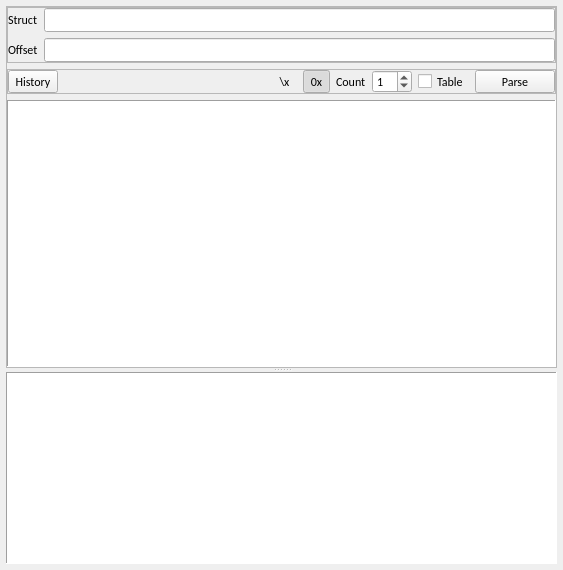
<?xml version="1.0" encoding="UTF-8"?>
<ui version="4.0">
 <class>Form</class>
 <widget class="QWidget" name="Form">
  <property name="geometry">
   <rect>
    <x>0</x>
    <y>0</y>
    <width>563</width>
    <height>570</height>
   </rect>
  </property>
  <property name="font">
   <font>
    <family>Calibri</family>
   </font>
  </property>
  <property name="windowTitle">
   <string>Form</string>
  </property>
  <layout class="QVBoxLayout" name="verticalLayout_2">
   <property name="leftMargin">
    <number>6</number>
   </property>
   <property name="topMargin">
    <number>6</number>
   </property>
   <property name="rightMargin">
    <number>6</number>
   </property>
   <property name="bottomMargin">
    <number>6</number>
   </property>
   <item>
    <widget class="QSplitter" name="splitter">
     <property name="orientation">
      <enum>Qt::Vertical</enum>
     </property>
     <widget class="QFrame" name="frame_3">
      <property name="sizePolicy">
       <sizepolicy hsizetype="Preferred" vsizetype="Expanding">
        <horstretch>0</horstretch>
        <verstretch>3</verstretch>
       </sizepolicy>
      </property>
      <property name="frameShape">
       <enum>QFrame::StyledPanel</enum>
      </property>
      <property name="frameShadow">
       <enum>QFrame::Raised</enum>
      </property>
      <layout class="QVBoxLayout" name="verticalLayout_3">
       <property name="leftMargin">
        <number>0</number>
       </property>
       <property name="topMargin">
        <number>0</number>
       </property>
       <property name="rightMargin">
        <number>0</number>
       </property>
       <property name="bottomMargin">
        <number>0</number>
       </property>
       <item>
        <widget class="QFrame" name="frame">
         <property name="frameShape">
          <enum>QFrame::StyledPanel</enum>
         </property>
         <property name="frameShadow">
          <enum>QFrame::Raised</enum>
         </property>
         <layout class="QGridLayout" name="gridLayout">
          <property name="leftMargin">
           <number>0</number>
          </property>
          <property name="topMargin">
           <number>0</number>
          </property>
          <property name="rightMargin">
           <number>0</number>
          </property>
          <property name="bottomMargin">
           <number>0</number>
          </property>
          <item row="0" column="0">
           <widget class="QLabel" name="label_2">
            <property name="text">
             <string>Struct</string>
            </property>
           </widget>
          </item>
          <item row="1" column="0">
           <widget class="QLabel" name="label">
            <property name="text">
             <string>Offset</string>
            </property>
           </widget>
          </item>
          <item row="0" column="1" colspan="2">
           <widget class="QLineEdit" name="lineStruct">
            <property name="frame">
             <bool>true</bool>
            </property>
           </widget>
          </item>
          <item row="1" column="1" colspan="2">
           <widget class="QLineEdit" name="lineOffset">
            <property name="sizePolicy">
             <sizepolicy hsizetype="Expanding" vsizetype="Fixed">
              <horstretch>1</horstretch>
              <verstretch>0</verstretch>
             </sizepolicy>
            </property>
           </widget>
          </item>
         </layout>
        </widget>
       </item>
       <item>
        <widget class="QFrame" name="frame_2">
         <property name="frameShape">
          <enum>QFrame::StyledPanel</enum>
         </property>
         <property name="frameShadow">
          <enum>QFrame::Raised</enum>
         </property>
         <layout class="QHBoxLayout" name="horizontalLayout">
          <property name="leftMargin">
           <number>0</number>
          </property>
          <property name="topMargin">
           <number>0</number>
          </property>
          <property name="rightMargin">
           <number>0</number>
          </property>
          <property name="bottomMargin">
           <number>0</number>
          </property>
          <item>
           <widget class="QToolButton" name="btnHistory">
            <property name="sizePolicy">
             <sizepolicy hsizetype="Fixed" vsizetype="Fixed">
              <horstretch>0</horstretch>
              <verstretch>0</verstretch>
             </sizepolicy>
            </property>
            <property name="text">
             <string>History</string>
            </property>
            <property name="icon">
             <iconset resource="resource.qrc">
              <normaloff>:/action/images/vswin2019/History_16x.svg</normaloff>:/action/images/vswin2019/History_16x.svg</iconset>
            </property>
            <property name="popupMode">
             <enum>QToolButton::InstantPopup</enum>
            </property>
            <property name="toolButtonStyle">
             <enum>Qt::ToolButtonTextBesideIcon</enum>
            </property>
           </widget>
          </item>
          <item>
           <spacer name="horizontalSpacer">
            <property name="orientation">
             <enum>Qt::Horizontal</enum>
            </property>
            <property name="sizeHint" stdset="0">
             <size>
              <width>410</width>
              <height>20</height>
             </size>
            </property>
           </spacer>
          </item>
          <item>
           <widget class="QToolButton" name="btnToggleChar">
            <property name="sizePolicy">
             <sizepolicy hsizetype="Fixed" vsizetype="Ignored">
              <horstretch>0</horstretch>
              <verstretch>0</verstretch>
             </sizepolicy>
            </property>
            <property name="text">
             <string>\x</string>
            </property>
            <property name="checkable">
             <bool>true</bool>
            </property>
            <property name="autoRaise">
             <bool>true</bool>
            </property>
           </widget>
          </item>
          <item>
           <widget class="QToolButton" name="btnToggleHex">
            <property name="sizePolicy">
             <sizepolicy hsizetype="Fixed" vsizetype="Ignored">
              <horstretch>0</horstretch>
              <verstretch>0</verstretch>
             </sizepolicy>
            </property>
            <property name="text">
             <string>0x</string>
            </property>
            <property name="checkable">
             <bool>true</bool>
            </property>
            <property name="checked">
             <bool>true</bool>
            </property>
            <property name="autoRaise">
             <bool>true</bool>
            </property>
           </widget>
          </item>
          <item>
           <widget class="QLabel" name="label_3">
            <property name="text">
             <string>Count</string>
            </property>
           </widget>
          </item>
          <item>
           <widget class="QSpinBox" name="spinParseCount">
            <property name="sizePolicy">
             <sizepolicy hsizetype="Preferred" vsizetype="Ignored">
              <horstretch>0</horstretch>
              <verstretch>0</verstretch>
             </sizepolicy>
            </property>
            <property name="minimumSize">
             <size>
              <width>40</width>
              <height>0</height>
             </size>
            </property>
            <property name="toolTip">
             <string>Parse Option: Count</string>
            </property>
            <property name="suffix">
             <string/>
            </property>
            <property name="prefix">
             <string/>
            </property>
            <property name="maximum">
             <number>999999999</number>
            </property>
            <property name="value">
             <number>1</number>
            </property>
           </widget>
          </item>
          <item>
           <widget class="QCheckBox" name="checkParseTable">
            <property name="sizePolicy">
             <sizepolicy hsizetype="Minimum" vsizetype="Ignored">
              <horstretch>0</horstretch>
              <verstretch>0</verstretch>
             </sizepolicy>
            </property>
            <property name="minimumSize">
             <size>
              <width>0</width>
              <height>0</height>
             </size>
            </property>
            <property name="text">
             <string>Table</string>
            </property>
           </widget>
          </item>
          <item>
           <widget class="QPushButton" name="btnParse">
            <property name="sizePolicy">
             <sizepolicy hsizetype="Minimum" vsizetype="Ignored">
              <horstretch>0</horstretch>
              <verstretch>0</verstretch>
             </sizepolicy>
            </property>
            <property name="text">
             <string>Parse</string>
            </property>
           </widget>
          </item>
         </layout>
        </widget>
       </item>
       <item>
        <widget class="QStackedWidget" name="stackedWidget">
         <property name="sizePolicy">
          <sizepolicy hsizetype="Preferred" vsizetype="Expanding">
           <horstretch>0</horstretch>
           <verstretch>100</verstretch>
          </sizepolicy>
         </property>
         <property name="currentIndex">
          <number>0</number>
         </property>
         <widget class="QWidget" name="pageTree">
          <layout class="QVBoxLayout" name="verticalLayout">
           <property name="leftMargin">
            <number>0</number>
           </property>
           <property name="topMargin">
            <number>0</number>
           </property>
           <property name="rightMargin">
            <number>0</number>
           </property>
           <property name="bottomMargin">
            <number>0</number>
           </property>
           <item>
            <widget class="QTreeView" name="treeView">
             <property name="sizePolicy">
              <sizepolicy hsizetype="Expanding" vsizetype="Expanding">
               <horstretch>0</horstretch>
               <verstretch>3</verstretch>
              </sizepolicy>
             </property>
             <property name="font">
              <font>
               <family>Calibri</family>
              </font>
             </property>
             <property name="styleSheet">
              <string notr="true">QHeaderView::section {border: 0; border-right: 1px solid #d8d8d8; border-bottom: 1px solid #d8d8d8;}
QTreeView::branch:open:has-children{border-image: url(:/icon/images/treeview/border-expand.png) 0;}
QTreeView::branch:closed:has-children{border-image: url(:/icon/images/treeview/border-collapse.png) 0;}
QTreeView::branch:has-siblings:!adjoins-item{border-image:url(:/icon/images/treeview/border-line.png) 0;}
QTreeView::branch:has-siblings:adjoins-item{border-image:url(:/icon/images/treeview/border-more.png) 0;}
QTreeView::branch:!has-children:!has-siblings:adjoins-item{border-image:url(:/icon/images/treeview/border-end.png) 0;}
QTreeView::branch:closed:has-children:!has-siblings{border-image: url(:/icon/images/treeview/border-collapse.png) 0;}
QTreeView::branch:closed:has-children:has-siblings{border-image: url(:/icon/images/treeview/border-collapse-more.png) 0;}
QTreeView::branch:open:has-children:!has-siblings{border-image: url(:/icon/images/treeview/border-expand.png) 0;}
QTreeView::branch:open:has-children:has-siblings{border-image: url(:/icon/images/treeview/border-expand-more.png) 0;}
</string>
             </property>
             <property name="frameShape">
              <enum>QFrame::Panel</enum>
             </property>
             <property name="selectionMode">
              <enum>QAbstractItemView::ExtendedSelection</enum>
             </property>
             <property name="iconSize">
              <size>
               <width>16</width>
               <height>22</height>
              </size>
             </property>
             <property name="indentation">
              <number>16</number>
             </property>
             <property name="uniformRowHeights">
              <bool>true</bool>
             </property>
            </widget>
           </item>
          </layout>
         </widget>
         <widget class="QWidget" name="pageTable">
          <layout class="QVBoxLayout" name="verticalLayout_4">
           <property name="leftMargin">
            <number>0</number>
           </property>
           <property name="topMargin">
            <number>0</number>
           </property>
           <property name="rightMargin">
            <number>0</number>
           </property>
           <property name="bottomMargin">
            <number>0</number>
           </property>
           <item>
            <widget class="QTableView" name="tableView">
             <property name="styleSheet">
              <string notr="true">QHeaderView::section {border: 0; border-right: 1px solid #d8d8d8; border-bottom: 1px solid #d8d8d8;}</string>
             </property>
             <property name="frameShape">
              <enum>QFrame::Panel</enum>
             </property>
             <property name="alternatingRowColors">
              <bool>true</bool>
             </property>
             <property name="wordWrap">
              <bool>false</bool>
             </property>
             <attribute name="verticalHeaderDefaultSectionSize">
              <number>22</number>
             </attribute>
            </widget>
           </item>
          </layout>
         </widget>
        </widget>
       </item>
      </layout>
     </widget>
     <widget class="QTableView" name="tableMemory">
      <property name="sizePolicy">
       <sizepolicy hsizetype="Expanding" vsizetype="Expanding">
        <horstretch>0</horstretch>
        <verstretch>0</verstretch>
       </sizepolicy>
      </property>
      <property name="styleSheet">
       <string notr="true">QHeaderView::section {border: 0; border-right: 1px solid #d8d8d8; border-bottom: 1px solid #d8d8d8;}</string>
      </property>
      <property name="frameShape">
       <enum>QFrame::Panel</enum>
      </property>
      <property name="frameShadow">
       <enum>QFrame::Sunken</enum>
      </property>
      <property name="showGrid">
       <bool>false</bool>
      </property>
      <property name="wordWrap">
       <bool>false</bool>
      </property>
      <attribute name="horizontalHeaderStretchLastSection">
       <bool>true</bool>
      </attribute>
      <attribute name="verticalHeaderDefaultSectionSize">
       <number>25</number>
      </attribute>
     </widget>
    </widget>
   </item>
  </layout>
 </widget>
 <resources>
  <include location="resource.qrc"/>
 </resources>
 <connections/>
</ui>
